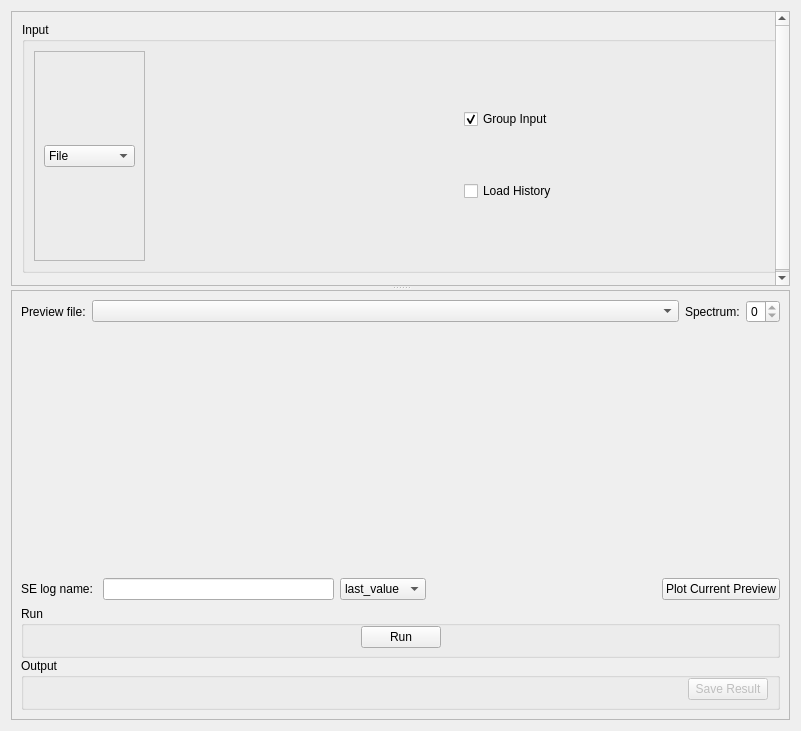
<?xml version="1.0" encoding="UTF-8"?>
<ui version="4.0">
 <class>IndirectDataAnalysisElwinTab</class>
 <widget class="QWidget" name="IndirectDataAnalysisElwinTab">
  <property name="geometry">
   <rect>
    <x>0</x>
    <y>0</y>
    <width>801</width>
    <height>731</height>
   </rect>
  </property>
  <property name="sizePolicy">
   <sizepolicy hsizetype="Preferred" vsizetype="Preferred">
    <horstretch>0</horstretch>
    <verstretch>0</verstretch>
   </sizepolicy>
  </property>
  <property name="windowTitle">
   <string>Form</string>
  </property>
  <layout class="QVBoxLayout" name="verticalLayout_5">
   <item>
    <widget class="QSplitter" name="splitter">
     <property name="sizePolicy">
      <sizepolicy hsizetype="Expanding" vsizetype="Expanding">
       <horstretch>0</horstretch>
       <verstretch>0</verstretch>
      </sizepolicy>
     </property>
     <property name="orientation">
      <enum>Qt::Vertical</enum>
     </property>
     <widget class="QScrollArea" name="scrollArea">
      <property name="minimumSize">
       <size>
        <width>0</width>
        <height>275</height>
       </size>
      </property>
      <property name="widgetResizable">
       <bool>true</bool>
      </property>
      <widget class="QWidget" name="scrollAreaWidgetContents_2">
       <property name="geometry">
        <rect>
         <x>0</x>
         <y>0</y>
         <width>756</width>
         <height>275</height>
        </rect>
       </property>
       <property name="sizePolicy">
        <sizepolicy hsizetype="Expanding" vsizetype="Expanding">
         <horstretch>0</horstretch>
         <verstretch>0</verstretch>
        </sizepolicy>
       </property>
       <property name="minimumSize">
        <size>
         <width>0</width>
         <height>275</height>
        </size>
       </property>
       <widget class="QGroupBox" name="gbInput">
        <property name="geometry">
         <rect>
          <x>10</x>
          <y>10</y>
          <width>761</width>
          <height>251</height>
         </rect>
        </property>
        <property name="sizePolicy">
         <sizepolicy hsizetype="Expanding" vsizetype="Expanding">
          <horstretch>0</horstretch>
          <verstretch>0</verstretch>
         </sizepolicy>
        </property>
        <property name="title">
         <string>Input</string>
        </property>
        <layout class="QHBoxLayout" name="horizontalLayout_16">
         <item alignment="Qt::AlignLeft">
          <widget class="QFrame" name="frame_3">
           <property name="sizePolicy">
            <sizepolicy hsizetype="Expanding" vsizetype="Expanding">
             <horstretch>0</horstretch>
             <verstretch>0</verstretch>
            </sizepolicy>
           </property>
           <property name="minimumSize">
            <size>
             <width>50</width>
             <height>0</height>
            </size>
           </property>
           <property name="frameShape">
            <enum>QFrame::StyledPanel</enum>
           </property>
           <property name="frameShadow">
            <enum>QFrame::Raised</enum>
           </property>
           <layout class="QHBoxLayout" name="horizontalLayout_2">
            <item>
             <widget class="QComboBox" name="inputChoice">
              <item>
               <property name="text">
                <string>File</string>
               </property>
              </item>
              <item>
               <property name="text">
                <string>Workspace</string>
               </property>
              </item>
             </widget>
            </item>
           </layout>
          </widget>
         </item>
         <item>
          <widget class="QStackedWidget" name="stackedInputWidget">
           <property name="sizePolicy">
            <sizepolicy hsizetype="Expanding" vsizetype="Expanding">
             <horstretch>0</horstretch>
             <verstretch>0</verstretch>
            </sizepolicy>
           </property>
           <widget class="QWidget" name="page">
            <property name="sizePolicy">
             <sizepolicy hsizetype="Expanding" vsizetype="Expanding">
              <horstretch>0</horstretch>
              <verstretch>0</verstretch>
             </sizepolicy>
            </property>
            <layout class="QHBoxLayout" name="horizontalLayout_3">
             <item>
              <widget class="MantidQt::API::FileFinderWidget" name="dsInputFiles" native="true">
               <property name="sizePolicy">
                <sizepolicy hsizetype="Expanding" vsizetype="Fixed">
                 <horstretch>0</horstretch>
                 <verstretch>41</verstretch>
                </sizepolicy>
               </property>
               <property name="findRunFiles" stdset="0">
                <bool>false</bool>
               </property>
               <property name="label" stdset="0">
                <string>Input File</string>
               </property>
               <property name="multipleFiles" stdset="0">
                <bool>true</bool>
               </property>
               <property name="fileExtensions" stdset="0">
                <stringlist>
                 <string>_red.nxs</string>
                 <string>_sqw.nxs</string>
                </stringlist>
               </property>
              </widget>
             </item>
             <item>
              <widget class="QFrame" name="frame">
               <property name="sizePolicy">
                <sizepolicy hsizetype="Expanding" vsizetype="Expanding">
                 <horstretch>0</horstretch>
                 <verstretch>0</verstretch>
                </sizepolicy>
               </property>
               <layout class="QVBoxLayout" name="verticalLayout_2">
                <property name="spacing">
                 <number>3</number>
                </property>
                <property name="leftMargin">
                 <number>0</number>
                </property>
                <property name="topMargin">
                 <number>0</number>
                </property>
                <property name="rightMargin">
                 <number>0</number>
                </property>
                <property name="bottomMargin">
                 <number>0</number>
                </property>
                <item>
                 <widget class="QCheckBox" name="ckGroupInput">
                  <property name="text">
                   <string>Group Input</string>
                  </property>
                  <property name="checked">
                   <bool>true</bool>
                  </property>
                 </widget>
                </item>
                <item>
                 <widget class="QCheckBox" name="ckLoadHistory">
                  <property name="text">
                   <string>Load History</string>
                  </property>
                 </widget>
                </item>
               </layout>
              </widget>
             </item>
            </layout>
           </widget>
           <widget class="QWidget" name="page_2">
            <property name="sizePolicy">
             <sizepolicy hsizetype="Expanding" vsizetype="Expanding">
              <horstretch>0</horstretch>
              <verstretch>0</verstretch>
             </sizepolicy>
            </property>
            <layout class="QHBoxLayout" name="horizontalLayout_4">
             <item>
              <widget class="QTableWidget" name="tbElwinData">
               <property name="sizePolicy">
                <sizepolicy hsizetype="Expanding" vsizetype="Expanding">
                 <horstretch>0</horstretch>
                 <verstretch>0</verstretch>
                </sizepolicy>
               </property>
               <property name="minimumSize">
                <size>
                 <width>400</width>
                 <height>0</height>
                </size>
               </property>
              </widget>
             </item>
             <item>
              <widget class="QFrame" name="frame_2">
               <property name="sizePolicy">
                <sizepolicy hsizetype="Expanding" vsizetype="Expanding">
                 <horstretch>0</horstretch>
                 <verstretch>0</verstretch>
                </sizepolicy>
               </property>
               <property name="frameShape">
                <enum>QFrame::StyledPanel</enum>
               </property>
               <property name="frameShadow">
                <enum>QFrame::Raised</enum>
               </property>
               <layout class="QVBoxLayout" name="verticalLayout_4">
                <item>
                 <widget class="QPushButton" name="wkspAdd">
                  <property name="text">
                   <string>Add Workspace</string>
                  </property>
                 </widget>
                </item>
                <item>
                 <widget class="QPushButton" name="wkspRemove">
                  <property name="text">
                   <string>Remove</string>
                  </property>
                 </widget>
                </item>
               </layout>
              </widget>
             </item>
            </layout>
           </widget>
          </widget>
         </item>
        </layout>
       </widget>
      </widget>
     </widget>
     <widget class="QScrollArea" name="scrollArea_2">
      <property name="minimumSize">
       <size>
        <width>0</width>
        <height>280</height>
       </size>
      </property>
      <property name="widgetResizable">
       <bool>true</bool>
      </property>
      <widget class="QWidget" name="scrollAreaWidgetContents">
       <property name="geometry">
        <rect>
         <x>0</x>
         <y>0</y>
         <width>777</width>
         <height>426</height>
        </rect>
       </property>
       <property name="minimumSize">
        <size>
         <width>0</width>
         <height>280</height>
        </size>
       </property>
       <layout class="QVBoxLayout" name="verticalLayout_3">
        <item>
         <layout class="QHBoxLayout" name="loElwinOptions">
          <item>
           <layout class="QVBoxLayout" name="properties"/>
          </item>
          <item>
           <layout class="QVBoxLayout" name="loPlotAndOptions">
            <item>
             <layout class="QHBoxLayout" name="loPreviewSelection">
              <item>
               <widget class="QLabel" name="lbPreviewFile">
                <property name="text">
                 <string>Preview file:</string>
                </property>
               </widget>
              </item>
              <item>
               <widget class="QComboBox" name="cbPreviewFile">
                <property name="sizePolicy">
                 <sizepolicy hsizetype="Expanding" vsizetype="Fixed">
                  <horstretch>0</horstretch>
                  <verstretch>0</verstretch>
                 </sizepolicy>
                </property>
               </widget>
              </item>
              <item>
               <widget class="QLabel" name="lbPreviewSpec">
                <property name="text">
                 <string>Spectrum:</string>
                </property>
               </widget>
              </item>
              <item>
               <widget class="QSpinBox" name="spPreviewSpec">
                <property name="maximum">
                 <number>0</number>
                </property>
               </widget>
              </item>
             </layout>
            </item>
            <item>
             <layout class="QVBoxLayout" name="loPlots" stretch="5,3">
              <item>
               <widget class="MantidQt::MantidWidgets::PreviewPlot" name="ppPlot" native="true">
                <property name="sizePolicy">
                 <sizepolicy hsizetype="Preferred" vsizetype="MinimumExpanding">
                  <horstretch>0</horstretch>
                  <verstretch>1</verstretch>
                 </sizepolicy>
                </property>
                <property name="minimumSize">
                 <size>
                  <width>0</width>
                  <height>125</height>
                 </size>
                </property>
                <property name="canvasColour" stdset="0">
                 <color>
                  <red>255</red>
                  <green>255</green>
                  <blue>255</blue>
                 </color>
                </property>
               </widget>
              </item>
              <item>
               <spacer name="verticalSpacer">
                <property name="orientation">
                 <enum>Qt::Vertical</enum>
                </property>
                <property name="sizeHint" stdset="0">
                 <size>
                  <width>20</width>
                  <height>40</height>
                 </size>
                </property>
               </spacer>
              </item>
             </layout>
            </item>
           </layout>
          </item>
         </layout>
        </item>
        <item>
         <layout class="QHBoxLayout" name="loSampleLog">
          <item>
           <widget class="QLabel" name="label_2">
            <property name="text">
             <string>SE log name: </string>
            </property>
           </widget>
          </item>
          <item>
           <widget class="QLineEdit" name="leLogName">
            <property name="text">
             <string/>
            </property>
           </widget>
          </item>
          <item>
           <widget class="QComboBox" name="leLogValue">
            <item>
             <property name="text">
              <string>last_value</string>
             </property>
            </item>
            <item>
             <property name="text">
              <string>average</string>
             </property>
            </item>
           </widget>
          </item>
          <item>
           <spacer name="horizontalSpacer_2">
            <property name="orientation">
             <enum>Qt::Horizontal</enum>
            </property>
            <property name="sizeHint" stdset="0">
             <size>
              <width>40</width>
              <height>20</height>
             </size>
            </property>
           </spacer>
          </item>
          <item>
           <widget class="QPushButton" name="pbPlotPreview">
            <property name="text">
             <string>Plot Current Preview</string>
            </property>
           </widget>
          </item>
         </layout>
        </item>
        <item>
         <widget class="QFrame" name="fResults">
          <layout class="QVBoxLayout" name="verticalLayout">
           <property name="spacing">
            <number>0</number>
           </property>
           <property name="leftMargin">
            <number>0</number>
           </property>
           <property name="topMargin">
            <number>0</number>
           </property>
           <property name="rightMargin">
            <number>0</number>
           </property>
           <property name="bottomMargin">
            <number>0</number>
           </property>
           <item>
            <widget class="QGroupBox" name="gbRun">
             <property name="title">
              <string>Run</string>
             </property>
             <layout class="QHBoxLayout" name="horizontalLayout">
              <property name="topMargin">
               <number>0</number>
              </property>
              <property name="bottomMargin">
               <number>7</number>
              </property>
              <item>
               <spacer name="horizontalSpacer">
                <property name="orientation">
                 <enum>Qt::Horizontal</enum>
                </property>
                <property name="sizeHint" stdset="0">
                 <size>
                  <width>40</width>
                  <height>20</height>
                 </size>
                </property>
               </spacer>
              </item>
              <item>
               <widget class="QPushButton" name="pbRun">
                <property name="text">
                 <string>Run</string>
                </property>
               </widget>
              </item>
              <item>
               <spacer name="horizontalSpacer_3">
                <property name="orientation">
                 <enum>Qt::Horizontal</enum>
                </property>
                <property name="sizeHint" stdset="0">
                 <size>
                  <width>40</width>
                  <height>20</height>
                 </size>
                </property>
               </spacer>
              </item>
             </layout>
            </widget>
           </item>
           <item>
            <widget class="QGroupBox" name="gbOutput">
             <property name="title">
              <string>Output</string>
             </property>
             <layout class="QHBoxLayout" name="horizontalLayout_5">
              <property name="topMargin">
               <number>0</number>
              </property>
              <property name="bottomMargin">
               <number>7</number>
              </property>
              <item>
               <widget class="MantidQt::CustomInterfaces::IndirectPlotOptionsView" name="ipoPlotOptions" native="true"/>
              </item>
              <item>
               <spacer name="horizontalSpacer_1">
                <property name="orientation">
                 <enum>Qt::Horizontal</enum>
                </property>
                <property name="sizeHint" stdset="0">
                 <size>
                  <width>40</width>
                  <height>20</height>
                 </size>
                </property>
               </spacer>
              </item>
              <item>
               <widget class="QPushButton" name="pbSave">
                <property name="enabled">
                 <bool>false</bool>
                </property>
                <property name="text">
                 <string>Save Result</string>
                </property>
               </widget>
              </item>
             </layout>
            </widget>
           </item>
          </layout>
         </widget>
        </item>
       </layout>
      </widget>
     </widget>
    </widget>
   </item>
  </layout>
 </widget>
 <customwidgets>
  <customwidget>
   <class>MantidQt::CustomInterfaces::IndirectPlotOptionsView</class>
   <extends>QWidget</extends>
   <header>IndirectPlotOptionsView.h</header>
   <container>1</container>
  </customwidget>
  <customwidget>
   <class>MantidQt::MantidWidgets::PreviewPlot</class>
   <extends>QWidget</extends>
   <header>MantidQtWidgets/Plotting/PreviewPlot.h</header>
   <container>1</container>
  </customwidget>
  <customwidget>
   <class>MantidQt::API::FileFinderWidget</class>
   <extends>QWidget</extends>
   <header>MantidQtWidgets/Common/FileFinderWidget.h</header>
  </customwidget>
 </customwidgets>
 <resources/>
 <connections>
  <connection>
   <sender>inputChoice</sender>
   <signal>currentIndexChanged(QString)</signal>
   <receiver>stackedInputWidget</receiver>
   <slot>show()</slot>
   <hints>
    <hint type="sourcelabel">
     <x>71</x>
     <y>101</y>
    </hint>
    <hint type="destinationlabel">
     <x>428</x>
     <y>162</y>
    </hint>
   </hints>
  </connection>
 </connections>
</ui>
